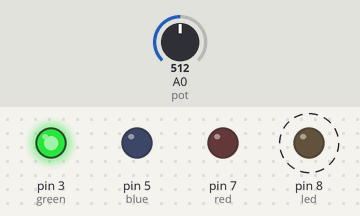
Recording of a sketch running on a simulated Arduino Uno, built with avr-gcc and run on an emulated ATmega328P. Shown: output pins drawn as LEDs (lit = HIGH). Dashed ring = blinking. The inputs (shaded band) are chosen by the test bench; at power-on: A0 (pot) = 512.

Above: at 1.2 s.
1.3 s: A0 (pot) set to 359
4.4 s: A0 (pot) set to 329
At 5.8 s:
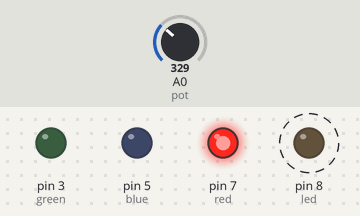
7.5 s: A0 (pot) set to 692
At 9.3 s:
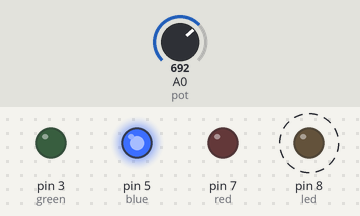
10.6 s: A0 (pot) set to 670
At 11.3 s:
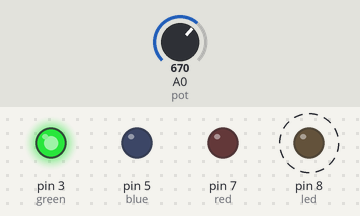
13.7 s: A0 (pot) set to 716
At 14.2 s:
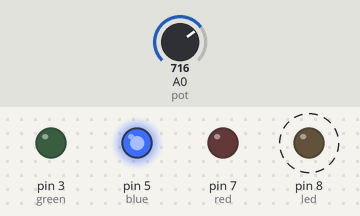
Timing chart, 0 to 17.8 s (numbered marks = the images above; inputs shaded):
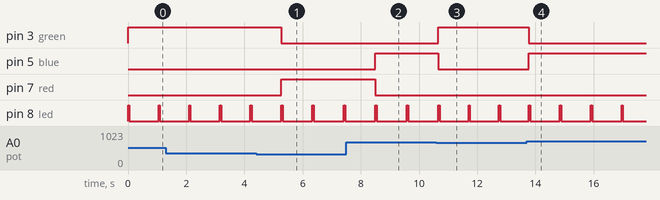

The sketch:

sectiona_2.ino
```cpp
int pot = A0;
int red = 7;
int green = 3;
int blue = 5;
int led = 8;
void setup()
{
  pinMode(red, OUTPUT);
  pinMode(green, OUTPUT);
  pinMode(blue, OUTPUT);
  pinMode(led, OUTPUT);
}
void loop()
{
  int potval = analogRead(pot);
  potval=1023-potval;
  if (potval < 341)
  {
  analogWrite(red, 0);
  analogWrite(green, 0);
  analogWrite(blue, 255);
  }
  else if (potval < 682)
  {
  analogWrite(red, 0);
  analogWrite(green, 255);
  analogWrite(blue, 0);
  }
  else
  {
  analogWrite(red, 255);
  analogWrite(green, 0);
  analogWrite(blue, 0);
  }
  digitalWrite(led, HIGH);
  delay(50);
  potval = analogRead(pot);
  int del = 1000 - ((potval * 900) / 1023);
  digitalWrite(led, LOW);
  delay(del);
}
```

Measured:
- the behaviour switches between 342 and 341 on A0 (pot) (found by bisection; images 0 and 1)
- the behaviour switches between 683 and 682 on A0 (pot) (found by bisection; images 2 and 3)
- after the input at 4.4 s, pin 3 (green): HIGH → LOW after 0.86 s; pin 7 (red): LOW → HIGH after 0.86 s
- after the input at 7.5 s, pin 5 (blue): LOW → HIGH after 1.0 s; pin 7 (red): HIGH → LOW after 1.0 s
- after the input at 10.6 s, pin 3 (green): LOW → HIGH after 0.06 s; pin 5 (blue): HIGH → LOW after 0.06 s
- after the input at 13.7 s, pin 3 (green): HIGH → LOW after 0.08 s; pin 5 (blue): LOW → HIGH after 0.08 s
- by itself, pin 8 (led): alternates HIGH for 0.05 s and LOW for 1.0 s
